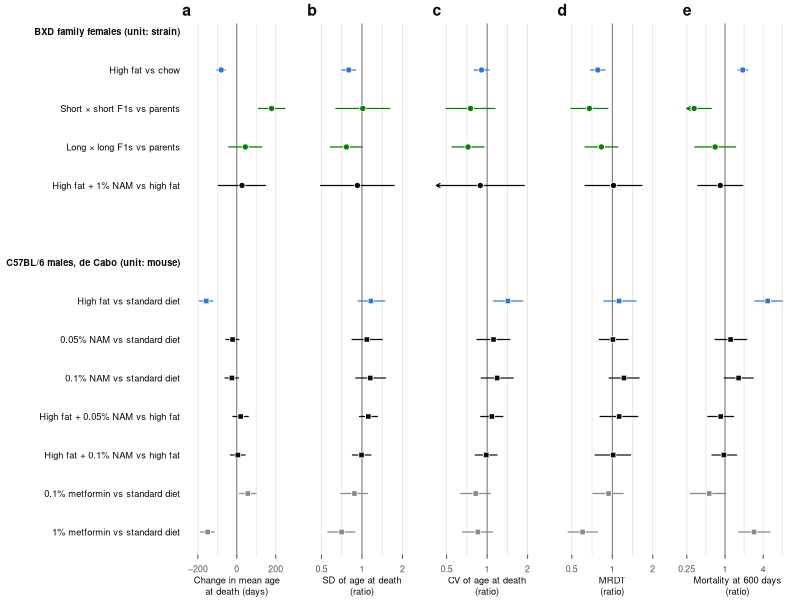

This chart was generated by the following R code:
#
# Figures_Rectangularization.R
#
# copyright (c) 2026 - Rob Williams
#
# Fig. 15: rectangularization side by side (N5 of notes/PLAN_NAM_rectangularization.md; exploratory). Run
# Gompertz/Rectangularization.R first. One row per comparison, the same rows in every panel:
#   a  change in mean age at death (days)
#   b  SD of age at death (ratio; absolute spread)
#   c  CV of age at death (ratio; spread relative to lifespan)
#   d  MRDT (ratio)
#   e  level of mortality at 600 days (ratio)
# BXD comparisons (circles) use the strain or genotype as the unit; de Cabo's (squares) use the mouse.
#
# Run from the repository root:  Rscript Gompertz/Figures_Rectangularization.R
#

library(svglite)

ink <- "#0b0b0b"; ink2 <- "#52514e"; grid.col <- "#e4e3df"; band <- "#f1f0ec"
col.hf <- "#2a78d6"; col.f1 <- "#008300"; col.nam <- "#0b0b0b"; col.met <- "#8a8984"
fontfile <- function(bold, italic) {
  f <- systemfonts::match_font("Arial", italic = italic, bold = bold)$path
  if (!grepl("arial", f, ignore.case = TRUE)) f <- systemfonts::match_font("Liberation Sans", italic = italic, bold = bold)$path
  return(list(alias = "Arial", file = f))
}
arial <- list(sans = list(plain = fontfile(FALSE, FALSE), bold = fontfile(TRUE, FALSE),
                          italic = fontfile(FALSE, TRUE), bolditalic = fontfile(TRUE, TRUE)))

tests <- read.delim("output/Rectangularization_tests.txt", quote = "")
tests <- tests[!grepl("^check:", tests[, "note"]), ]
rows <- data.frame(
  comparison = c("high fat vs chow", "short x short F1s vs short-lived parents", "long x long F1s vs long-lived parents", "NAM 1% vs high fat",
                 "high fat vs standard diet", "NAM 0.05% vs standard diet", "NAM 0.1% vs standard diet", "NAM 0.05% vs high fat",
                 "NAM 0.1% vs high fat", "metformin 0.1% vs standard diet", "metformin 1% vs standard diet"),
  label = c("High fat vs chow", "Short × short F1s vs parents", "Long × long F1s vs parents", "High fat + 1% NAM vs high fat",
            "High fat vs standard diet", "0.05% NAM vs standard diet", "0.1% NAM vs standard diet", "High fat + 0.05% NAM vs high fat",
            "High fat + 0.1% NAM vs high fat", "0.1% metformin vs standard diet", "1% metformin vs standard diet"),
  col = c(col.hf, col.f1, col.f1, col.nam, col.hf, col.nam, col.nam, col.nam, col.nam, col.met, col.met),
  pch = c(21, 21, 21, 21, 22, 22, 22, 22, 22, 22, 22))
yy <- c(13, 12, 11, 10, 7, 6, 5, 4, 3, 2, 1)                     # a gap between the two sets of studies

svglite("output/Fig15_Rectangularization.svg", width = 7.5, height = 3.9, user_fonts = arial, fix_text_size = FALSE)
par(family = "sans", col = ink, col.axis = ink2, col.lab = ink, fg = ink2, las = 1, mgp = c(2.2, 0.5, 0), tcl = -0.25, oma = c(0, 13.2, 0, 0))
layout(matrix(1:5, 1))
panel <- function(k, xlab, xl, at, labels, ratio, letter, grid = at) {
  par(mar = c(3.4, 0.6, 1.8, 0.6))
  plot(xl, c(0.4, 14.2), type = "n", axes = FALSE, xlab = xlab, ylab = "", yaxs = "i", cex.lab = 0.85)
  abline(v = grid, col = grid.col, lwd = 0.75); abline(v = 0, col = ink2, lwd = 0.75)
  axis(1, at = at, labels = labels, col = NA, col.ticks = ink2, cex.axis = 0.8)
  for (i in seq_len(nrow(rows))) {
    r <- tests[tests[, "comparison"] == rows[i, "comparison"] & tests[, "measure"] == k, ]
    if (!nrow(r)) { text(mean(xl), yy[i], "—", col = ink2, cex = 0.8); next }
    lo <- max(r[, "lo"], xl[1]); hi <- min(r[, "hi"], xl[2])
    segments(lo, yy[i], hi, yy[i], col = rows[i, "col"], lwd = 1.2)
    if (r[, "lo"] < xl[1]) arrows(lo + 0.02 * diff(xl), yy[i], lo, yy[i], length = 0.04, col = rows[i, "col"], lwd = 1.2)
    if (r[, "hi"] > xl[2]) arrows(hi - 0.02 * diff(xl), yy[i], hi, yy[i], length = 0.04, col = rows[i, "col"], lwd = 1.2)
    points(min(max(r[, "estimate"], xl[1]), xl[2]), yy[i], pch = rows[i, "pch"], bg = rows[i, "col"], col = "white", cex = 1.25, lwd = 0.8)
  }
  mtext(letter, side = 3, line = 0.4, adj = 0, font = 2, cex = 0.95, col = ink)
}
r2 <- c(-1.5, -1, -0.5, 0, 0.5, 1)
panel("mean", "Change in mean age\nat death (days)", c(-260, 260), c(-200, 0, 200), c("−200", "0", "200"), FALSE, "a", seq(-200, 200, 100))
par(xpd = NA)
text(-290, yy, rows[, "label"], adj = c(1, 0.5), cex = 0.85, col = ink)
text(-290, c(14, 8), c("BXD family females (unit: strain)", "C57BL/6 males, de Cabo (unit: mouse)"), adj = c(1, 0.5), cex = 0.85, font = 2, col = ink)
par(xpd = FALSE)
panel("sd", "SD of age at death\n(ratio)", c(-1.25, 1.25), c(-1, 0, 1), c("0.5", "1", "2"), TRUE, "b", r2[2:6])
panel("cv", "CV of age at death\n(ratio)", c(-1.25, 1.25), c(-1, 0, 1), c("0.5", "1", "2"), TRUE, "c", r2[2:6])
panel("mrdt", "MRDT\n(ratio)", c(-1.25, 1.25), c(-1, 0, 1), c("0.5", "1", "2"), TRUE, "d", r2[2:6])
panel("h600", "Mortality at 600 days\n(ratio)", c(-2, 3.3), c(-2, 0, 2), c("0.25", "1", "4"), TRUE, "e", -2:3)
dev.off()
